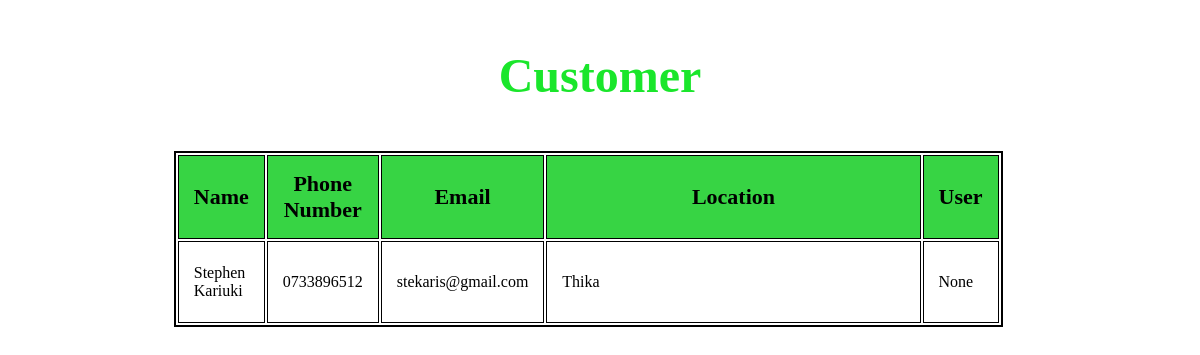
/customer/customer/2/, run on an earlier commit of the app's database.
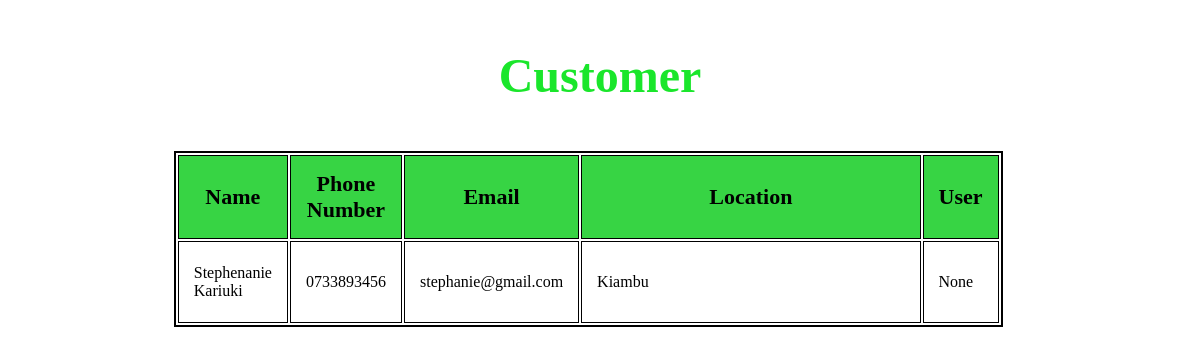
And on a later commit of the database.
### customer/models.py (models this page shows, shortened)
class Customer (models.Model):
    name = models.CharField(max_length=32)
    phone_Number = models.CharField(max_length=15)
    email = models.EmailField()
    location = models.CharField(max_length=32)
    user = models.ForeignKey(User,
                                on_delete=models.CASCADE, null=True)

### customer/views.py (the view)
# urls.py: path("customer/<int:id>/", customer_details, name="customer_details_view"),
def customer_details(request, id):
     customer = Customer.objects.get(id=id)
     return render(request, "customer/customer_details.html", {"customer": customer})

### template/customer/customer_details.html (shortened to what this page needs)
<!DOCTYPE html>
<html lang="en">
<head>
    {%load static%}
    <link rel="stylesheet" href="{% static 'css/products_detail.css' %}">
</head>
<body>
    <h3>Customer</h3>
    <table class="table">
            <th>Name</th>
            <th>Phone Number</th>
            <th>Email</th>
            <th class="detail">Location</th>
            <th>User</th>
        <tr>
            <td>{{customer.name}}</td>
            <td>{{customer.phone_Number}}</td>
            <td>{{customer.email}}</td>
            <td>{{customer.location}}</td>
            <td>{{customer.user}}</td>
        </tr>
    </table>
</body>
</html>

What changed in the data, as far as the page shows it:
changed Customer "None": name "Stephen Kariuki" → "Stephenanie Kariuki"; phone_Number "0733896512" → "0733893456"; email "stekaris@gmail.com" → "stephanie@gmail.com"; location "Thika" → "Kiambu"
